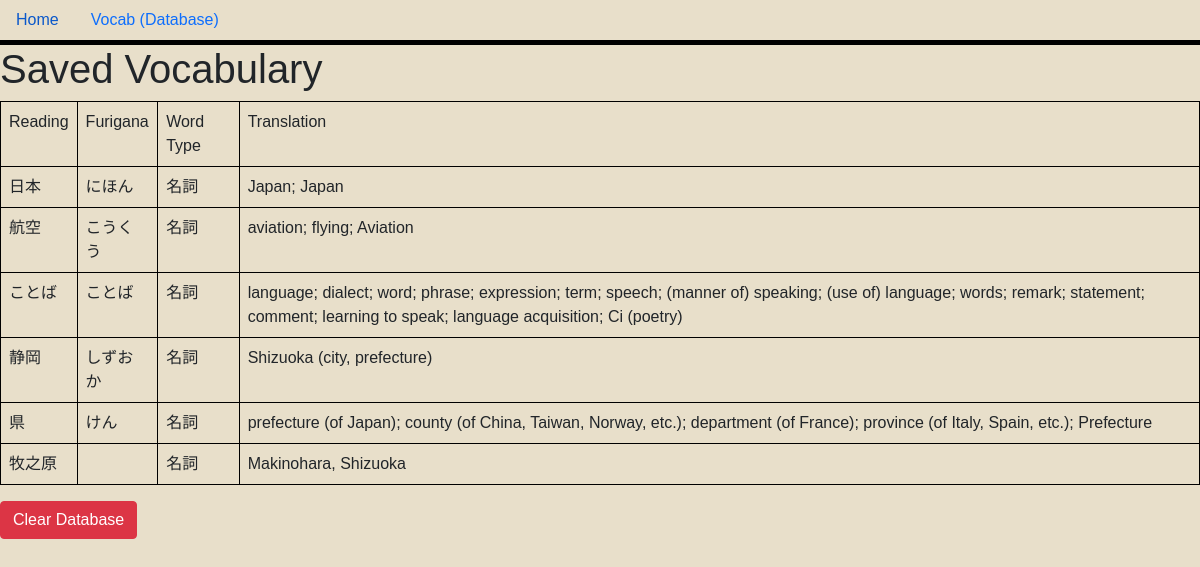
The app's page /saved with its own data.
### main.py (models this page shows, shortened)
class SavedVocab(db.Model):
    id = db.Column(db.Integer, primary_key=True)
    readingJapanese = db.Column(db.String(50), nullable=False)
    wordType = db.Column(db.String(6), nullable=False)
    translation = db.Column(db.String(300), nullable=False)
    furigana = db.Column(db.String(100), nullable=True)

### main.py (the view)
@app.route("/saved", methods=["GET"])
def show_saved_words():
    saved_words = SavedVocab.query.all()
    return render_template("saved_vocab.html", words=saved_words)

### templates/saved_vocab.html
{% extends 'base.html' %}
{% block head %}
<link rel="stylesheet" href="../static/style.css">
{% endblock %}
{% block body %}
<h1>Saved Vocabulary</h1>
<table class="table table-bordered">
    <tr>
        <td>Reading</td>
        <td>Furigana</td>
        <td>Word Type</td>
        <td>Translation</td>
    </tr>
    {% for item in words %}
    <tr>
        <td>{{ item.readingJapanese }}</td>
        <td>{{ item.furigana }}</td>
        <td>{{ item.wordType }}</td>
        <td>{{ item.translation }}</td>
    </tr>
    {% endfor %}
</table>
<form method="post" action="/clear_saved" style="margin-top: 1em;">
    <button type="submit" class="btn btn-danger">Clear Database</button>
</form>
{% endblock %}

### templates/base.html (shortened to what this page needs)
<!DOCTYPE html>
<html lang="en">
<head>
    <link rel="stylesheet" href="../static/style.css">
    <link href="https://cdn.jsdelivr.net/npm/bootstrap@5.0.2/dist/css/bootstrap.min.css" rel="stylesheet"
>
    {% block head %} {% endblock %}
</head>
<body>
    <ul class="nav">
        <li class="nav-item">
            <a class="nav-link" aria-current="page" href="/">Home</a>
        </li>
        <li class="nav-item">
            <a class="nav-link" href="/saved">Vocab (Database)</a>
        </li>
    </ul>
    {% block body %} {% endblock %}
</body>
</html>

### static/style.css (style rules this page uses)
body { background-color: #E8DFCA; font-family: Arial, sans-serif; margin: 0; padding: 0; }
.table-bordered, .table-bordered th, .table-bordered td { border: 1px solid #000 !important; }
.nav { border-bottom: 5px solid black; background-color: #E8DFCA; }

### records on screen
SavedVocab: readingJapanese "日本", furigana "にほん", wordType "名詞", translation "Japan; Japan"
SavedVocab: readingJapanese "航空", furigana "こうくう", wordType "名詞", translation "aviation; flying; Aviation"
SavedVocab: readingJapanese "ことば", furigana "ことば", wordType "名詞", translation "language; dialect; word; phrase; expression; term; speech; (manner of) speaking; (use of) language; words; remark; statement; comment; learning to speak; language acquisition; Ci (poetry)"
SavedVocab: readingJapanese "静岡", furigana "しずおか", wordType "名詞", translation "Shizuoka (city, prefecture)"
SavedVocab: readingJapanese "県", furigana "けん", wordType "名詞", translation "prefecture (of Japan); county (of China, Taiwan, Norway, etc.); department (of France); province (of Italy, Spain, etc.); Prefecture"
SavedVocab: readingJapanese "牧之原", wordType "名詞", translation "Makinohara, Shizuoka"
